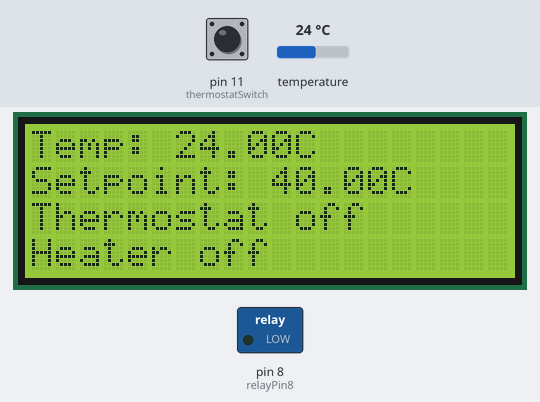
A sketch run on a simulated Arduino Nano, built with avr-gcc and run on an emulated ATmega328P. Parts: 20×4 character LCD, switched loads named in the sketch (green lamp = pin HIGH). The test bench sets the inputs (shaded band); at power-on: pin 11 (thermostatSwitch) LOW, temperature 24 °C. What the sketch prints to the serial monitor is not drawn.

Above: at 3.3 s.
3.4 s: pin 11 (thermostatSwitch) pulled HIGH for 1.15 s
At 4.7 s:
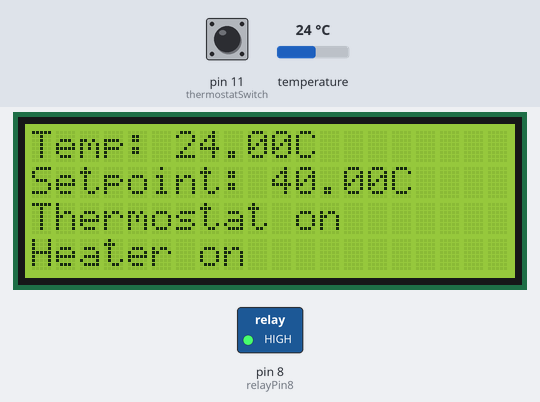
6.4 s: temperature set to 7 °C
At 7.9 s:
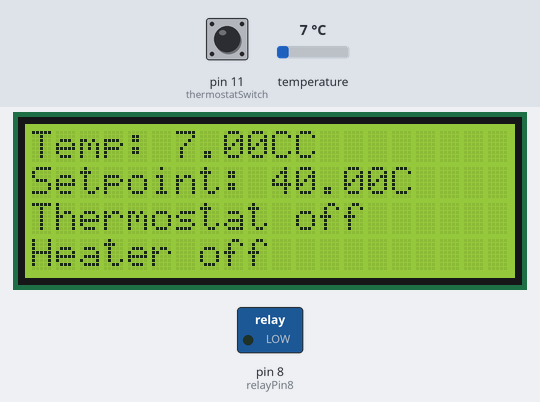
8.2 s: pin 11 (thermostatSwitch) pulled HIGH for 1.15 s
At 9.2 s:
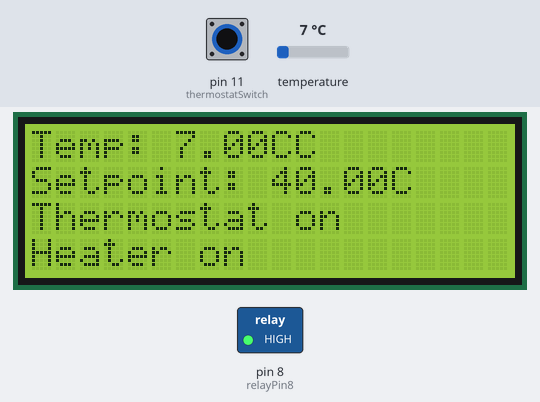
11.0 s: temperature set to 12 °C
At 11.7 s:
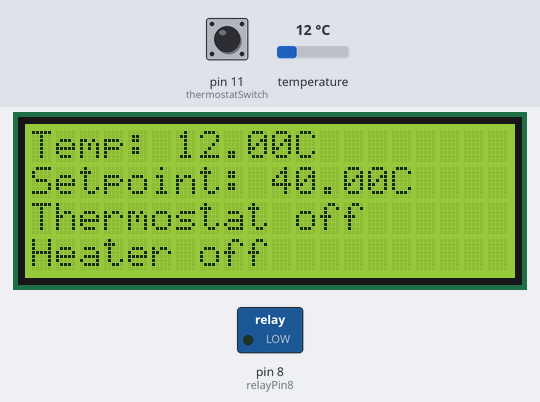
12.9 s: temperature set to 19 °C
Timing chart, 0 to 15.7 s (numbered marks = the images above; inputs shaded):
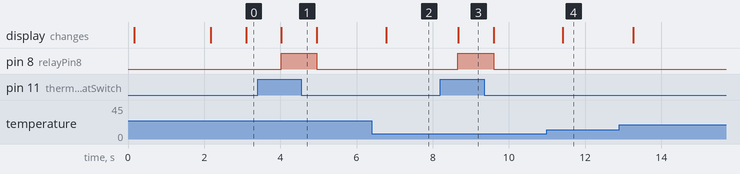

The sketch:

PrinterThermostat.ino
```cpp
//
// Written for the Arduino Nano, ATmega 328, 5.0V version
//
//**************************************************
// Temperature sensor stuff here
//**************************************************
#include <OneWire.h>
#include <DallasTemperature.h>

// Sensor plugged into digital port 3 on the arduino
#define ONE_WIRE_BUS 3
#define TEMPERATURE_PRECISION 12

OneWire oneWire(ONE_WIRE_BUS);
DallasTemperature sensors(&oneWire);

int numberOfDevices;
int idNum=0;
int sensorDelay=100;
char units='c';
DeviceAddress tempDeviceAddress;

//**************************************************
// LCD stuff here
//**************************************************
#include <Wire.h>
#include<LiquidCrystal_I2C.h>
// from https://github.com/fdebrabander/Arduino-LiquidCrystal-I2C-library

int thermostatSwitch = 11;

LiquidCrystal_I2C lcd(0x27,20,4); //set address to 0x27 for 20 characters and 4 lines

//**************************************************
// Thermostat stuff
//**************************************************
float lowSet=40;
int switchThermostat=0;
int relayPin8 = 8;

void setup(void)
{
  // start serial for debugging
  Serial.begin(9600);
  Serial.println("Begin debug");
  //**************************************************
  // Temp sensor stuff
  //**************************************************
  sensors.begin(); //start library
  //count devices
  numberOfDevices = sensors.getDeviceCount();
  Serial.print("Found ");
  Serial.print(numberOfDevices, DEC);
  Serial.println(" devices");
  // Loop through each device, print out address
  for(int i=0;i<numberOfDevices; i++)
  {
    // Search the wire for address
    if(sensors.getAddress(tempDeviceAddress, i))
  {
    Serial.print("Found device ");
    Serial.print(i, DEC);
    Serial.print(" with address: ");
    printAddress(tempDeviceAddress);
    Serial.println();

    Serial.print("Setting resolution to ");
    Serial.println(TEMPERATURE_PRECISION, DEC);

    // set the resolution to TEMPERATURE_PRECISION bit (Each Dallas/Maxim device is capable of several different resolutions)
    sensors.setResolution(tempDeviceAddress, TEMPERATURE_PRECISION);

     Serial.print("Resolution actually set to: ");
    Serial.print(sensors.getResolution(tempDeviceAddress), DEC);
    Serial.println();
  }else{
    Serial.print("Found ghost device at ");
    Serial.print(i, DEC);
    Serial.print(" but could not detect address. Check power and cabling");
  }
  }

  //**************************************************
  // LCD stuff
  //**************************************************
     //lcd.init();
  lcd.begin();
  lcd.backlight();
  lcd.setCursor(1,1);
  lcd.print("3D Printer Cabinet");
  lcd.setCursor(5,2);
  lcd.print("Thermostat");
  delay(2000);
  lcd.clear();
  Serial.println("End setup");

    //**************************************************
  // Thermostat stuff
  //**************************************************
  pinMode(relayPin8, OUTPUT);
}
void loop(void)
{
  //**************************************************
  // Temp sensor stuff
  //**************************************************
  // get temps for all devices on the bus
  sensors.requestTemperatures();
  // create an array to store temps
  float temps[numberOfDevices];
  // loop through devices and store temps
  for(int i=0;i<numberOfDevices; i++)
  {
    if(sensors.getAddress(tempDeviceAddress, i))
    {
      temps[i] = sensors.getTempC(tempDeviceAddress);
    }
  }
  // delay long enough for the sensors to refresh
  delay(sensorDelay);

  //**************************************************
  // LCD stuff
  //**************************************************
  lcd.setCursor(0,0);
  lcd.print("Temp: ");
  lcd.print(temps[0]);
  lcd.print("C");
  lcd.setCursor(0,1);
  lcd.print("Setpoint: ");
  lcd.print(lowSet);
  lcd.print("C");

  //**************************************************
  // Thermostat stuff
  //**************************************************
  lcd.setCursor(0,2);
  if(digitalRead(thermostatSwitch) == HIGH)
  {
    lcd.print("Thermostat on ");
    lcd.setCursor(0,3);
    Serial.println("thermostat on");
    if (temps[0] < lowSet)
    {
      Serial.println("heater on");
      digitalWrite(relayPin8, HIGH);
      lcd.print("Heater on ");
    }
    else{
      Serial.println("heater off");
      digitalWrite(relayPin8, LOW);
      lcd.print("Heater off");
    }
  }else{
    Serial.println("thermostat off");
    lcd.print("Thermostat off");
    lcd.setCursor(0,3);
    lcd.print("Heater off");
    digitalWrite(relayPin8, LOW);
  }
  Serial.println("Loop");
}
```

printAddress.ino
```cpp
// function to print a device address
void printAddress(DeviceAddress deviceAddress)
{
  for (uint8_t i = 0; i < 8; i++)
  {
    if (deviceAddress[i] < 16) Serial.print("0");
    Serial.print(deviceAddress[i], HEX);
  }
}
```

Measured:
- after the input at 3.4 s, pin 8 (relayPin8): LOW → HIGH after 0.62 s, → LOW 0.94 s later; the display: changes after 0.63 s (image 1)
- after the input at 6.4 s, the display: changes after 0.37 s (image 2)
- after the input at 8.2 s, pin 8 (relayPin8): LOW → HIGH after 0.46 s, → LOW 0.94 s later; the display: changes after 0.47 s (image 3)
- after the input at 11.0 s, the display: changes after 0.41 s (image 4)
